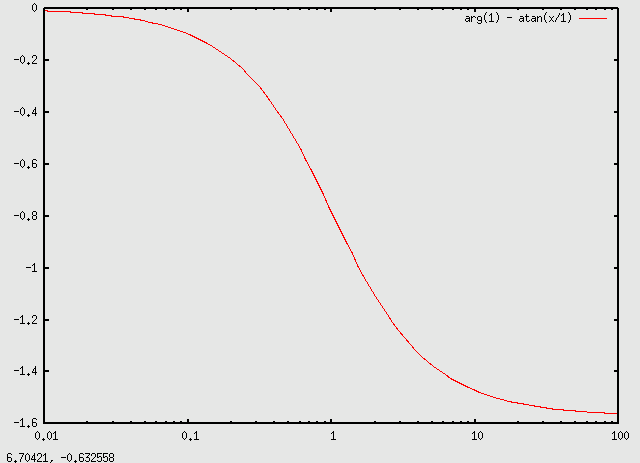

Recreate this plot in gnuplot.
set logscale x
set xrange [0.01:100]

#plot arg(1/{1,x})
plot arg(1) - atan(x/1)
